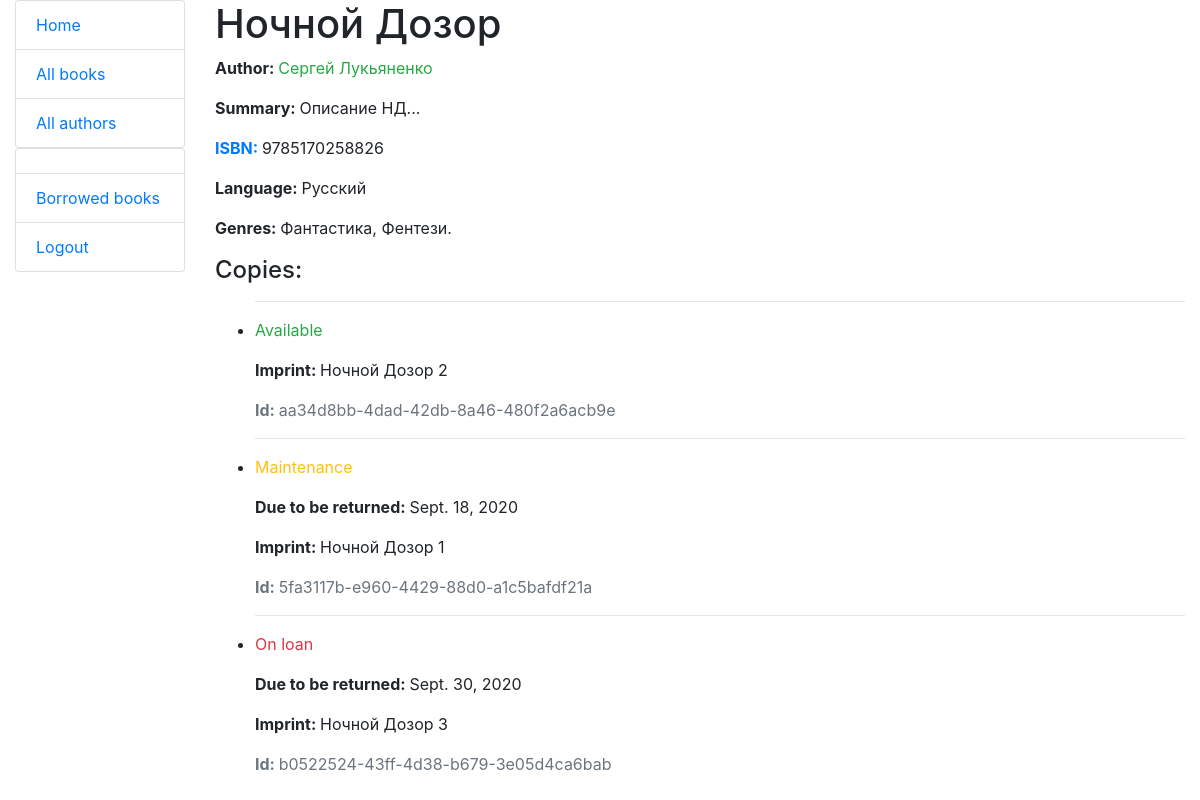
/catalog/books/1 (signed in), run on an earlier commit of the app's database.
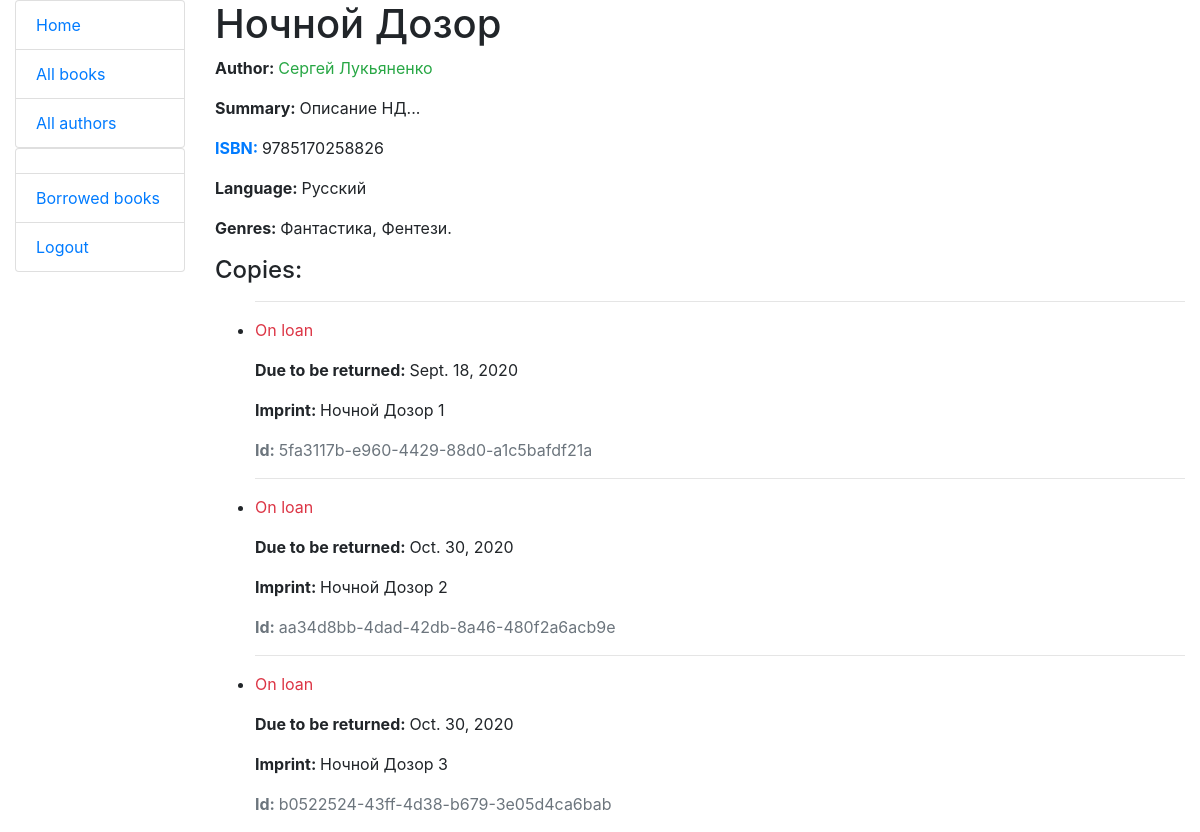
And on a later commit of the database.
### catalog/models.py (models this page shows, shortened)
class Book(models.Model):
    title = models.CharField(max_length=80, help_text="Enter a book name here")
    author = models.ForeignKey('Author', on_delete=models.SET_NULL, null=True)
    language = models.ForeignKey('Language', on_delete=models.SET_NULL, null=True)
    summary = models.TextField(max_length=1000, help_text="Enter a description of the book")
    isbn = models.CharField('ISBN', max_length=13,
                            help_text='13 Character <a href="https://www.isbn-international.org/content/what-isbn">ISBN number</a>')
    genre = models.ManyToManyField(Genre, help_text="Select a genre for this book")

class Author(models.Model):
    first_name = models.CharField(max_length=50)
    last_name = models.CharField(max_length=50)
    date_of_birth = models.DateField(null=True, blank=True)
    date_of_death = models.DateField('Died', null=True, blank=True)
    def get_absolute_url(self):
        return reverse('author-detail', args=[str(self.id)])
    def __str__(self):
        return '%s %s' % (self.first_name, self.last_name)

class Language(models.Model):
    name = models.CharField(max_length=30, help_text="Enter a book language here")
    def __str__(self):
        return self.name

class Genre(models.Model):
    name = models.CharField(max_length=50, help_text="Enter a book genre here")
    def __str__(self):
        return self.name

class BookInstance(models.Model):
    id = models.UUIDField(primary_key=True, default=uuid.uuid4,
                          help_text="Unique ID for this particular book across whole library")
    book = models.ForeignKey(Book, on_delete=models.SET_NULL, null=True)
    imprint = models.CharField(max_length=200)
    due_back = models.DateField(null=True, blank=True)
    borrower = models.ForeignKey(User, on_delete=models.SET_NULL, blank=True, null=True)
    LOAN_STATUS = (
        ('m', 'Maintenance'),
        ('o', 'On loan'),
        ('a', 'Available'),
        ('r', 'Reserved'),
    )
    status = models.CharField(max_length=1, choices=LOAN_STATUS, blank=True, default='m', help_text='Book availability')
    class Meta:
        ordering = ["due_back"]
        permissions = (('librarian', 'Can work with books'),)
    def get_status_display(self):
        return dict(self.LOAN_STATUS)[self.status]

### catalog/views.py (the view)
# urls.py: path('books/<pk>', views.BookDetailView.as_view(), name='book-detail'),
class BookDetailView(LoginRequiredMixin, DetailView):
    model = Book
    context_object_name = 'book'
    template_name = 'books/book_detail.html'

### templates/books/book_detail.html (shortened to what this page needs)
{% extends 'basic.html' %}
{% block content %}
    <h1>{{ book.title }}</h1>
    <p><strong>Author: </strong><a class="text text-success" href="{{ book.author.get_absolute_url }}">{{ book.author }}</a></p>
    <p><strong>Summary: </strong>{{ book.summary }}</p>
    <p><strong><a href="https://www.isbn-international.org/content/what-isbn">ISBN: </a></strong>{{ book.isbn }}</p>
    <p><strong>Language: </strong>{{ book.language }}</p>
    <p>
        <strong>Genres: </strong>
        {% for genre in book.genre.all %}
            {{ genre }}{% if not forloop.last %},{% else %}.{% endif %}
        {% endfor %}
    </p>
    <h4>Copies:</h4>
    <ul>
    {% for instance in book.bookinstance_set.all %}
        <hr>
        <li>
            <p class="{% if instance.status == 'a' %}text-success{% elif instance.status == 'o' %}text-danger{% else %}text-warning{% endif %}">
                {{ instance.get_status_display }}
            </p>
            {% if instance.status != 'a' %}
                <p><strong>Due to be returned: </strong>{{ instance.due_back }}</p>
            {% endif %}
            <p><strong>Imprint: </strong>{{ instance.imprint }}</p>
            <p class="text-muted"><strong>Id: </strong>{{ instance.id }}</p>
        </li>
    {% endfor %}
    </ul>
{% endblock %}

### templates/basic.html (shortened to what this page needs)
<!DOCTYPE html>
<html lang="en">
<head>
    <link rel="stylesheet" href="https://maxcdn.bootstrapcdn.com/bootstrap/4.0.0/css/bootstrap.min.css">
    {% load static %}
    <link rel="stylesheet" href="{% static "css/styles.css" %}">
</head>
<body>
    <div class="container-fluid">
        <div class="row">
            <div class="col-sm-2">
                {% block sidebar %}
                    <ul class="list-group">
                        <li class="list-group-item list-group-item-action"><a href="{% url 'index' %}">Home</a></li>
                        <li class="list-group-item list-group-item-action"><a href="{% url 'books' %}">All books</a></li>
                        <li class="list-group-item list-group-item-action"><a href="{% url 'authors' %}">All authors</a></li>
                    </ul>
                    <ul class="list-group">
                        {% if user.is_authenticated %}
                            <li class="list-group-item">{{ user.first_name }}</li>
                            <li class="list-group-item list-group-item-action"><a href="{% url 'borrowed-books' %}">
                                {% if perms.catalog.librarian %}
                                    Borrowed books
                                {% else %}
                                    My borrowed
                                {% endif %}
                            </a></li>
                            <li class="list-group-item list-group-item-action"><a href="{% url 'logout'%}?next={{ request.path }}">Logout</a></li>
                        {% else %}
                            <li class="list-group-item list-group-item-action"><a href="{% url 'login'%}?next={{ request.path }}">Login</a></li>
                        {% endif %}
                    </ul>
                {% endblock %}
            </div>
            <div class="col-sm-10 ">
                {% block content %}{% endblock %}
            </div>
        </div>
    </div>
</body>
</html>

What changed in the data, as far as the page shows it:
changed BookInstance "Sept. 18, 2020": status "Maintenance" → "On loan"; moves up the list
changed BookInstance "Ночной Дозор 2": status "Available" → "On loan"; due_back (not shown) → "Oct. 30, 2020"
changed BookInstance "Ночной Дозор 3": due_back "Sept. 30, 2020" → "Oct. 30, 2020"
